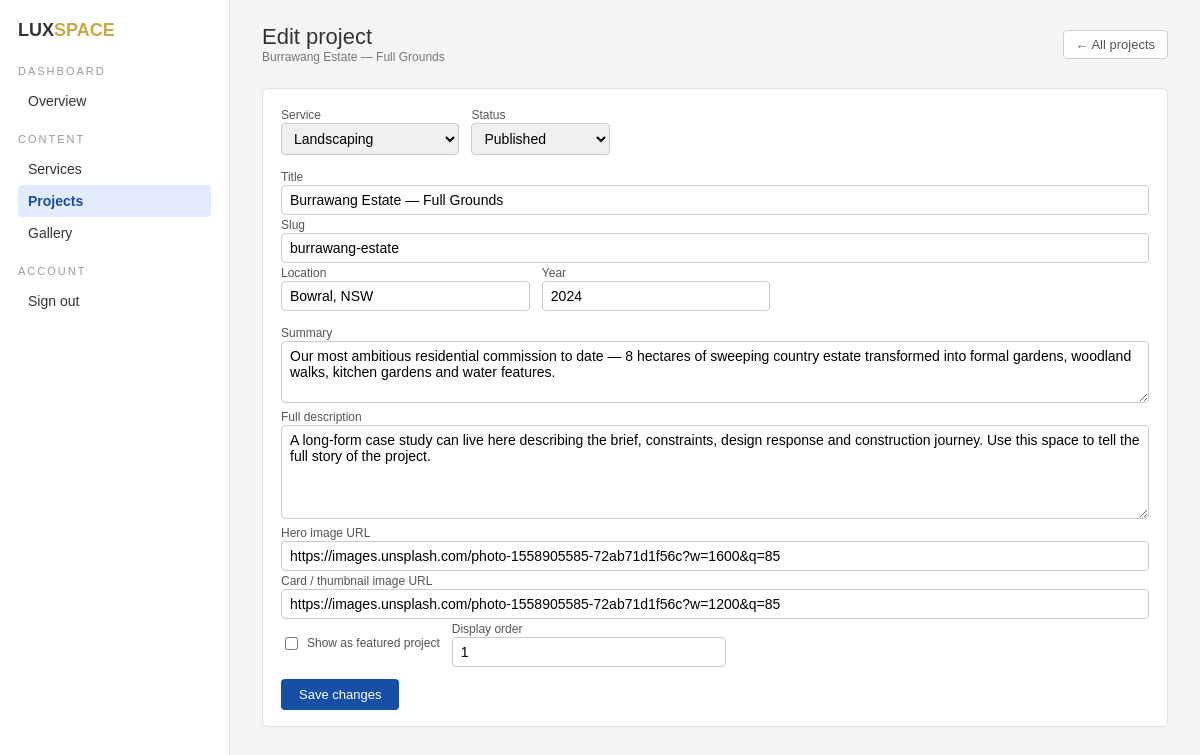
/dashboard/projects/1/ (signed in), run on the app's committed database.
### myApp/models.py (models this page shows, shortened)
class Project(models.Model):
    STATUS_CHOICES = (
        ("draft", "Draft"),
        ("published", "Published"),
    )
    service = models.ForeignKey(
        Service,
        related_name="projects",
        on_delete=models.CASCADE,
    )
    title = models.CharField(max_length=160)
    slug = models.SlugField(max_length=180, unique=True)
    location = models.CharField(max_length=160, blank=True)
    year = models.CharField(max_length=8, blank=True)
    summary = models.TextField(
        blank=True,
        help_text="Short description used on cards.",
    )
    description = models.TextField(
        blank=True,
        help_text="Full case-study text for the project detail page.",
    )
    hero_image = models.URLField(
        blank=True,
        help_text="Large hero image shown on project pages / featured sections.",
    )
    thumbnail_image = models.URLField(
        blank=True,
        help_text="Image used on cards; falls back to hero image if empty.",
    )
    is_featured = models.BooleanField(default=False, db_column="featured")
    status = models.CharField(
        max_length=12, choices=STATUS_CHOICES, default="published"
    )
    display_order = models.PositiveIntegerField(default=1)
    created_at = models.DateTimeField(auto_now_add=True)
    updated_at = models.DateTimeField(auto_now=True)
    class Meta:
        ordering = ["display_order", "-created_at"]

### myApp/views.py (the view)
# urls.py: path("dashboard/projects/<int:pk>/", views.dashboard_project_edit, name="dashboard_project_edit"),
@login_required
def dashboard_project_edit(request, pk):
    project = get_object_or_404(Project, pk=pk)
    if request.method == "POST":
        form = ProjectForm(request.POST, instance=project)
        if form.is_valid():
            form.save()
            return redirect("dashboard_projects")
    else:
        form = ProjectForm(instance=project)
    return render(
        request,
        "dashboard/project_form.html",
        {"form": form, "project": project},
    )

### myApp/forms.py
class ProjectForm(forms.ModelForm):
    class Meta:
        model = Project
        fields = [
            "service",
            "title",
            "slug",
            "location",
            "year",
            "summary",
            "description",
            "hero_image",
            "thumbnail_image",
            "is_featured",
            "status",
            "display_order",
        ]
        widgets = {
            "summary": forms.Textarea(attrs={"rows": 3}),
            "description": forms.Textarea(attrs={"rows": 5}),
        }

### myApp/models.py (called while the page is built)
    def __str__(self) -> str:
        return self.name

### myApp/templates/dashboard/project_form.html (shortened to what this page needs)
{% extends "dashboard/base.html" %}
{% block content %}
<div class="top-bar">
  <div>
    <h1>Edit project</h1>
    <small>{{ project.title }}</small>
  </div>
  <a href="{% url 'dashboard_projects' %}" class="btn-outline">← All projects</a>
</div>
<div class="card">
    <form method="post" class="space-y-6">
      <div style="display:flex; gap:12px; margin-bottom:12px;">
        <div>
          <label style="font-size:12px; color:#555;">Service</label>
          {{ form.service }}
        </div>
        <div>
          <label style="font-size:12px; color:#555;">Status</label>
          {{ form.status }}
        </div>
      </div>
      <div>
        <label style="font-size:12px; color:#555;">Title</label>
        {{ form.title }}
      </div>
      <div>
        <label style="font-size:12px; color:#555;">Slug</label>
        {{ form.slug }}
      </div>
      <div style="display:flex; gap:12px; margin-bottom:12px;">
        <div>
          <label style="font-size:12px; color:#555;">Location</label>
          {{ form.location }}
        </div>
        <div>
          <label style="font-size:12px; color:#555;">Year</label>
          {{ form.year }}
        </div>
      </div>
      <div>
        <label style="font-size:12px; color:#555;">Summary</label>
        {{ form.summary }}
      </div>
      <div>
        <label style="font-size:12px; color:#555;">Full description</label>
        {{ form.description }}
      </div>
      <div>
        <label style="font-size:12px; color:#555;">Hero image URL</label>
        {{ form.hero_image }}
      </div>
      <div>
        <label style="font-size:12px; color:#555;">Card / thumbnail image URL</label>
        {{ form.thumbnail_image }}
      </div>
      <div style="display:flex; gap:12px; margin-bottom:12px;">
        <div style="display:flex; align-items:center; gap:6px;">
          {{ form.is_featured }}
          <span style="font-size:12px; color:#555;">Show as featured project</span>
        </div>
        <div>
          <label style="font-size:12px; color:#555;">Display order</label>
          {{ form.display_order }}
        </div>
      </div>
      <button type="submit">Save changes</button>
    </form>
</div>
{% endblock %}

### myApp/templates/dashboard/base.html (style rules this page uses)
* { box-sizing: border-box; }
body { margin: 0; font-family: Arial, Helvetica, sans-serif; background: #f5f5f7; color: #333333; }
a { color: #0066cc; text-decoration: none; }
.top-bar { display: flex; justify-content: space-between; align-items: center; margin-bottom: 24px; }
.top-bar h1 { margin: 0; font-size: 22px; font-weight: 400; }
.top-bar small { display: block; font-size: 12px; color: #777; }
.btn-outline { border: 1px solid #d0d0d0; padding: 6px 12px; border-radius: 4px; font-size: 13px; color: #555; background: #ffffff; }
.card { background: #ffffff; border: 1px solid #e0e0e0; border-radius: 6px; padding: 16px 18px; }
form input[type="text"], form input[type="number"], form textarea, form select, form input[type="url"], form input[type="password"] { width: 100%; padding: 6px 8px; border-radius: 4px; border: 1px solid #cccccc; font-family: Arial, Helvetica, sans-serif; font-size: 14px; }
form textarea { resize: vertical; }
form button[type="submit"] { background: #174ea6; color: #ffffff; border: none; border-radius: 4px; padding: 8px 18px; font-size: 13px; cursor: pointer; }

### data on the page
Project: title "Burrawang Estate — Full Grounds", service "Landscaping", status "Published", slug "burrawang-estate", location "Bowral, NSW", year "2024", summary "Our most ambitious residential commission to date — 8 hectares of sweeping country estate transformed into formal gardens, woodland walks, kitchen gardens and water features.", description "A long-form case study can live here describing the brief, constraints, design response and construction journey. Use this space to tell the full story of the project.", hero_image "https://images.unsplash.com/photo-1558905585-72ab71d1f56c?w=1600&q=85", thumbnail_image "https://images.unsplash.com/photo-1558905585-72ab71d1f56c?w=1200&q=85", display_order "1"
